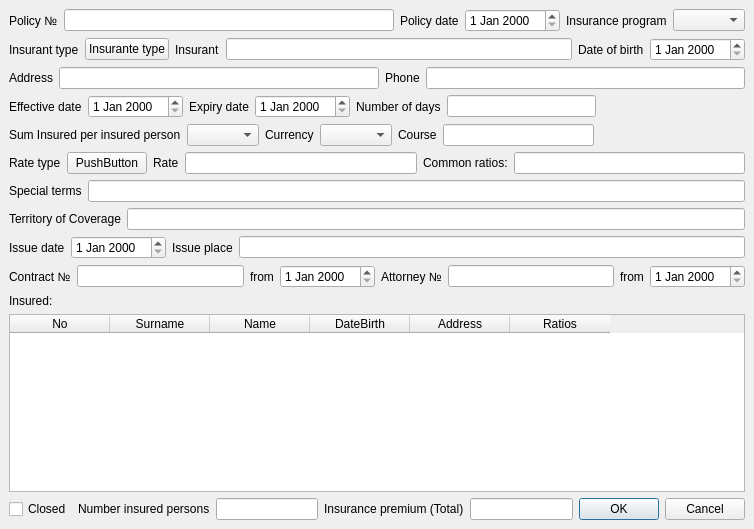
<ui version="4.0" >
 <class>Dialog</class>
 <widget class="QDialog" name="Dialog" >
  <property name="geometry" >
   <rect>
    <x>0</x>
    <y>0</y>
    <width>754</width>
    <height>529</height>
   </rect>
  </property>
  <property name="windowTitle" >
   <string>Dialog</string>
  </property>
  <layout class="QGridLayout" >
   <property name="margin" >
    <number>9</number>
   </property>
   <property name="spacing" >
    <number>6</number>
   </property>
   <item row="2" column="0" >
    <layout class="QHBoxLayout" >
     <property name="margin" >
      <number>0</number>
     </property>
     <property name="spacing" >
      <number>6</number>
     </property>
     <item>
      <widget class="QLabel" name="lAddress" >
       <property name="text" >
        <string>Address</string>
       </property>
      </widget>
     </item>
     <item>
      <widget class="QLineEdit" name="leAddress" />
     </item>
     <item>
      <widget class="QLabel" name="lPhone" >
       <property name="text" >
        <string>Phone</string>
       </property>
      </widget>
     </item>
     <item>
      <widget class="QLineEdit" name="lePhone" />
     </item>
    </layout>
   </item>
   <item row="3" column="0" >
    <layout class="QHBoxLayout" >
     <property name="margin" >
      <number>0</number>
     </property>
     <property name="spacing" >
      <number>6</number>
     </property>
     <item>
      <widget class="QLabel" name="lDateBegin" >
       <property name="text" >
        <string>Effective date</string>
       </property>
      </widget>
     </item>
     <item>
      <widget class="QDateEdit" name="deDateBegin" />
     </item>
     <item>
      <widget class="QLabel" name="lDateEnd" >
       <property name="text" >
        <string>Expiry date</string>
       </property>
      </widget>
     </item>
     <item>
      <widget class="QDateEdit" name="deDateEnd" />
     </item>
     <item>
      <widget class="QLabel" name="lDays" >
       <property name="text" >
        <string>Number of days</string>
       </property>
      </widget>
     </item>
     <item>
      <widget class="QLineEdit" name="leDays" />
     </item>
     <item>
      <spacer>
       <property name="orientation" >
        <enum>Qt::Horizontal</enum>
       </property>
       <property name="sizeHint" >
        <size>
         <width>40</width>
         <height>20</height>
        </size>
       </property>
      </spacer>
     </item>
    </layout>
   </item>
   <item row="8" column="0" >
    <layout class="QHBoxLayout" >
     <property name="margin" >
      <number>0</number>
     </property>
     <property name="spacing" >
      <number>6</number>
     </property>
     <item>
      <widget class="QLabel" name="lDateIssue" >
       <property name="text" >
        <string>Issue date</string>
       </property>
      </widget>
     </item>
     <item>
      <widget class="QDateEdit" name="deDateIssue" />
     </item>
     <item>
      <widget class="QLabel" name="lPlaceIssue" >
       <property name="text" >
        <string>Issue place</string>
       </property>
      </widget>
     </item>
     <item>
      <widget class="QLineEdit" name="lePlaceIssue" />
     </item>
    </layout>
   </item>
   <item row="4" column="0" >
    <layout class="QHBoxLayout" >
     <property name="margin" >
      <number>0</number>
     </property>
     <property name="spacing" >
      <number>6</number>
     </property>
     <item>
      <widget class="QLabel" name="lInsuredPer" >
       <property name="text" >
        <string>Sum Insured per insured person</string>
       </property>
      </widget>
     </item>
     <item>
      <widget class="QComboBox" name="cbInsuredPer" />
     </item>
     <item>
      <widget class="QLabel" name="lCurrency" >
       <property name="text" >
        <string>Currency</string>
       </property>
      </widget>
     </item>
     <item>
      <widget class="QComboBox" name="cbCurrency" />
     </item>
     <item>
      <widget class="QLabel" name="lCourse" >
       <property name="text" >
        <string>Course</string>
       </property>
      </widget>
     </item>
     <item>
      <widget class="QLineEdit" name="leCourse" />
     </item>
     <item>
      <spacer>
       <property name="orientation" >
        <enum>Qt::Horizontal</enum>
       </property>
       <property name="sizeHint" >
        <size>
         <width>40</width>
         <height>20</height>
        </size>
       </property>
      </spacer>
     </item>
    </layout>
   </item>
   <item row="6" column="0" >
    <layout class="QHBoxLayout" >
     <property name="margin" >
      <number>0</number>
     </property>
     <property name="spacing" >
      <number>6</number>
     </property>
     <item>
      <widget class="QLabel" name="lSpecTerms" >
       <property name="text" >
        <string>Special terms</string>
       </property>
      </widget>
     </item>
     <item>
      <widget class="QLineEdit" name="leSpecTerms" />
     </item>
    </layout>
   </item>
   <item row="7" column="0" >
    <layout class="QHBoxLayout" >
     <property name="margin" >
      <number>0</number>
     </property>
     <property name="spacing" >
      <number>6</number>
     </property>
     <item>
      <widget class="QLabel" name="lTerritory" >
       <property name="text" >
        <string>Territory of Coverage</string>
       </property>
      </widget>
     </item>
     <item>
      <widget class="QLineEdit" name="leTerritory" />
     </item>
    </layout>
   </item>
   <item row="11" column="0" >
    <widget class="QTableWidget" name="twInsured" >
     <column>
      <property name="text" >
       <string>No</string>
      </property>
     </column>
     <column>
      <property name="text" >
       <string>Surname</string>
      </property>
     </column>
     <column>
      <property name="text" >
       <string>Name</string>
      </property>
     </column>
     <column>
      <property name="text" >
       <string>DateBirth</string>
      </property>
     </column>
     <column>
      <property name="text" >
       <string>Address</string>
      </property>
     </column>
     <column>
      <property name="text" >
       <string>Ratios</string>
      </property>
     </column>
    </widget>
   </item>
   <item row="10" column="0" >
    <widget class="QLabel" name="lInsured" >
     <property name="text" >
      <string>Insured:</string>
     </property>
    </widget>
   </item>
   <item row="9" column="0" >
    <layout class="QHBoxLayout" >
     <property name="margin" >
      <number>0</number>
     </property>
     <property name="spacing" >
      <number>6</number>
     </property>
     <item>
      <widget class="QLabel" name="lContractNo" >
       <property name="text" >
        <string>Contract №</string>
       </property>
      </widget>
     </item>
     <item>
      <widget class="QLineEdit" name="leContractNo" />
     </item>
     <item>
      <widget class="QLabel" name="lContractDate" >
       <property name="text" >
        <string>from</string>
       </property>
      </widget>
     </item>
     <item>
      <widget class="QDateEdit" name="deContractDate" />
     </item>
     <item>
      <widget class="QLabel" name="lAttorneyNo" >
       <property name="text" >
        <string>Attorney №</string>
       </property>
      </widget>
     </item>
     <item>
      <widget class="QLineEdit" name="leAttorneyNo" />
     </item>
     <item>
      <widget class="QLabel" name="lAttorneyDate" >
       <property name="text" >
        <string>from</string>
       </property>
      </widget>
     </item>
     <item>
      <widget class="QDateEdit" name="deAttorneyDate" />
     </item>
    </layout>
   </item>
   <item row="12" column="0" >
    <layout class="QHBoxLayout" >
     <property name="margin" >
      <number>0</number>
     </property>
     <property name="spacing" >
      <number>6</number>
     </property>
     <item>
      <widget class="QCheckBox" name="cbClosed" >
       <property name="text" >
        <string>Closed</string>
       </property>
      </widget>
     </item>
     <item>
      <widget class="QLabel" name="lInsuredQty" >
       <property name="text" >
        <string>Number insured persons</string>
       </property>
      </widget>
     </item>
     <item>
      <widget class="QLineEdit" name="leInsuredQty" />
     </item>
     <item>
      <widget class="QLabel" name="lTotal" >
       <property name="text" >
        <string>Insurance premium (Total)</string>
       </property>
      </widget>
     </item>
     <item>
      <widget class="QLineEdit" name="leTotal" />
     </item>
     <item>
      <widget class="QDialogButtonBox" name="buttonBox" >
       <property name="orientation" >
        <enum>Qt::Horizontal</enum>
       </property>
       <property name="standardButtons" >
        <set>QDialogButtonBox::Cancel|QDialogButtonBox::NoButton|QDialogButtonBox::Ok</set>
       </property>
      </widget>
     </item>
    </layout>
   </item>
   <item row="0" column="0" >
    <layout class="QHBoxLayout" >
     <property name="margin" >
      <number>0</number>
     </property>
     <property name="spacing" >
      <number>6</number>
     </property>
     <item>
      <widget class="QLabel" name="lID" >
       <property name="text" >
        <string>Policy №</string>
       </property>
      </widget>
     </item>
     <item>
      <widget class="QLineEdit" name="leID" />
     </item>
     <item>
      <widget class="QLabel" name="lDatePolicy" >
       <property name="text" >
        <string>Policy date</string>
       </property>
      </widget>
     </item>
     <item>
      <widget class="QDateEdit" name="deDatePolicy" />
     </item>
     <item>
      <widget class="QLabel" name="lProgram" >
       <property name="text" >
        <string>Insurance program</string>
       </property>
      </widget>
     </item>
     <item>
      <widget class="QComboBox" name="cbProgram" />
     </item>
    </layout>
   </item>
   <item row="1" column="0" >
    <layout class="QHBoxLayout" >
     <property name="margin" >
      <number>0</number>
     </property>
     <property name="spacing" >
      <number>6</number>
     </property>
     <item>
      <widget class="QLabel" name="lInsurantType" >
       <property name="text" >
        <string>Insurant type</string>
       </property>
      </widget>
     </item>
     <item>
      <widget class="QPushButton" name="pbInsurantType" >
       <property name="text" >
        <string>Insurante type</string>
       </property>
      </widget>
     </item>
     <item>
      <widget class="QLabel" name="lInsurant" >
       <property name="text" >
        <string>Insurant</string>
       </property>
      </widget>
     </item>
     <item>
      <widget class="QLineEdit" name="leInsurant" />
     </item>
     <item>
      <widget class="QLabel" name="lDateBirth" >
       <property name="text" >
        <string>Date of birth</string>
       </property>
      </widget>
     </item>
     <item>
      <widget class="QDateEdit" name="deDateBirth" />
     </item>
    </layout>
   </item>
   <item row="5" column="0" >
    <layout class="QHBoxLayout" >
     <property name="margin" >
      <number>0</number>
     </property>
     <property name="spacing" >
      <number>6</number>
     </property>
     <item>
      <widget class="QLabel" name="lRateType" >
       <property name="text" >
        <string>Rate type</string>
       </property>
      </widget>
     </item>
     <item>
      <widget class="QPushButton" name="pbRateType" >
       <property name="text" >
        <string>PushButton</string>
       </property>
      </widget>
     </item>
     <item>
      <widget class="QLabel" name="lRate" >
       <property name="text" >
        <string>Rate</string>
       </property>
      </widget>
     </item>
     <item>
      <widget class="QLineEdit" name="leRate" />
     </item>
     <item>
      <widget class="QLabel" name="lCommonRatio" >
       <property name="text" >
        <string>Common ratios:</string>
       </property>
      </widget>
     </item>
     <item>
      <widget class="QLineEdit" name="leCommonRatio" />
     </item>
    </layout>
   </item>
  </layout>
 </widget>
 <resources/>
 <connections>
  <connection>
   <sender>buttonBox</sender>
   <signal>accepted()</signal>
   <receiver>Dialog</receiver>
   <slot>accept()</slot>
   <hints>
    <hint type="sourcelabel" >
     <x>248</x>
     <y>254</y>
    </hint>
    <hint type="destinationlabel" >
     <x>157</x>
     <y>274</y>
    </hint>
   </hints>
  </connection>
  <connection>
   <sender>buttonBox</sender>
   <signal>rejected()</signal>
   <receiver>Dialog</receiver>
   <slot>reject()</slot>
   <hints>
    <hint type="sourcelabel" >
     <x>316</x>
     <y>260</y>
    </hint>
    <hint type="destinationlabel" >
     <x>286</x>
     <y>274</y>
    </hint>
   </hints>
  </connection>
 </connections>
</ui>
